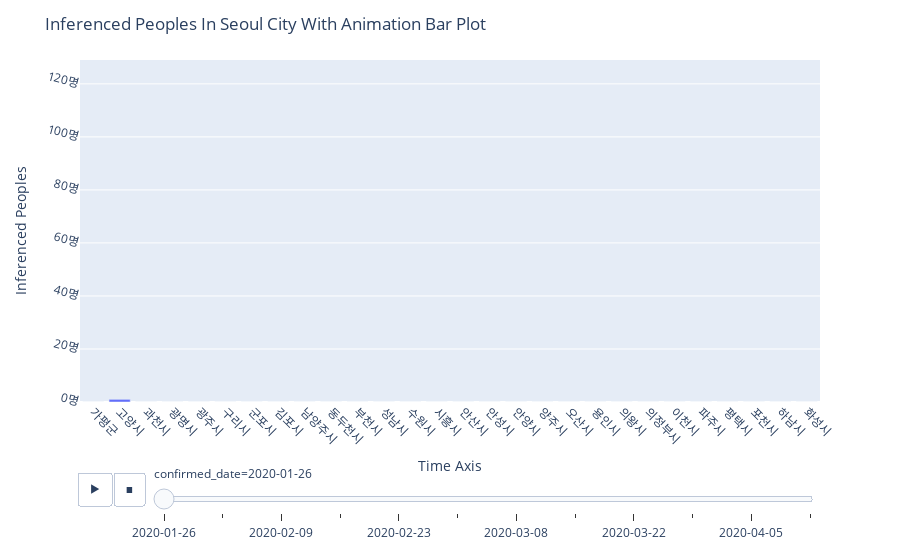

Notebook code for this chart:
### Code cell
plot_confirmed(day7_gyeonggi)

### Figure 1 — Plotly figure (JSON) as saved in the notebook; plotly's stock layout.template omitted (floating-point values rounded to 4 significant figures)
{"data": [{"alignmentgroup": "True", "hovertemplate": "confirmed_date=2020-01-26<br>city=%{x}<br>cum_count=%{y}<extra></extra>", "ids": ["가평군", "고양시", "과천시", "광명시", "광주시", "구리시", "군포시", "김포시", "남양주시", "동두천시", "부천시", "성남시", "수원시", "시흥시", "안산시", "안성시", "안양시", "양주시", "오산시", "용인시", "의왕시", "의정부시", "이천시", "파주시", "평택시", "포천시", "하남시", "화성시"], "legendgroup": "", "marker": {"color": "#636efa"}, "name": "", "offsetgroup": "", "orientation": "v", "showlegend": false, "textposition": "auto", "type": "bar", "x": ["가평군", "고양시", "과천시", "광명시", "광주시", "구리시", "군포시", "김포시", "남양주시", "동두천시", "부천시", "성남시", "수원시", "시흥시", "안산시", "안성시", "안양시", "양주시", "오산시", "용인시", "의왕시", "의정부시", "이천시", "파주시", "평택시", "포천시", "하남시", "화성시"], "xaxis": "x", "y": [0, 1, 0, 0, 0, 0, 0, 0, 0, 0, 0, 0, 0, 0, 0, 0, 0, 0, 0, 0, 0, 0, 0, 0, 0, 0, 0, 0], "yaxis": "y"}], "layout": {"barmode": "relative", "legend": {"tracegroupgap": 0}, "margin": {"t": 60}, "showlegend": false, "sliders": [{"active": 0, "currentvalue": {"prefix": "confirmed_date="}, "len": 0.9, "pad": {"b": 10, "t": 60}, "steps": [{"args": [["2020-01-26"], {"frame": {"duration": 0, "redraw": true}, "fromcurrent": true, "mode": "immediate", "transition": {"duration": 0, "easing": "linear"}}], "label": "2020-01-26", "method": "animate"}, {"args": [["2020-02-02"], {"frame": {"duration": 0, "redraw": true}, "fromcurrent": true, "mode": "immediate", "transition": {"duration": 0, "easing": "linear"}}], "label": "2020-02-02", "method": "animate"}, {"args": [["2020-02-09"], {"frame": {"duration": 0, "redraw": true}, "fromcurrent": true, "mode": "immediate", "transition": {"duration": 0, "easing": "linear"}}], "label": "2020-02-09", "method": "animate"}, {"args": [["2020-02-16"], {"frame": {"duration": 0, "redraw": true}, "fromcurrent": true, "mode": "immediate", "transition": {"duration": 0, "easing": "linear"}}], "label": "2020-02-16", "method": "animate"}, {"args": [["2020-02-23"], {"frame": {"duration": 0, "redraw": true}, "fromcurrent": true, "mode": "immediate", "transition": {"duration": 0, "easing": "linear"}}], "label": "2020-02-23", "method": "animate"}, {"args": [["2020-03-01"], {"frame": {"duration": 0, "redraw": true}, "fromcurrent": true, "mode": "immediate", "transition": {"duration": 0, "easing": "linear"}}], "label": "2020-03-01", "method": "animate"}, {"args": [["2020-03-08"], {"frame": {"duration": 0, "redraw": true}, "fromcurrent": true, "mode": "immediate", "transition": {"duration": 0, "easing": "linear"}}], "label": "2020-03-08", "method": "animate"}, {"args": [["2020-03-15"], {"frame": {"duration": 0, "redraw": true}, "fromcurrent": true, "mode": "immediate", "transition": {"duration": 0, "easing": "linear"}}], "label": "2020-03-15", "method": "animate"}, {"args": [["2020-03-22"], {"frame": {"duration": 0, "redraw": true}, "fromcurrent": true, "mode": "immediate", "transition": {"duration": 0, "easing": "linear"}}], "label": "2020-03-22", "method": "animate"}, {"args": [["2020-03-29"], {"frame": {"duration": 0, "redraw": true}, "fromcurrent": true, "mode": "immediate", "transition": {"duration": 0, "easing": "linear"}}], "label": "2020-03-29", "method": "animate"}, {"args": [["2020-04-05"], {"frame": {"duration": 0, "redraw": true}, "fromcurrent": true, "mode": "immediate", "transition": {"duration": 0, "easing": "linear"}}], "label": "2020-04-05", "method": "animate"}, {"args": [["2020-04-12"], {"frame": {"duration": 0, "redraw": true}, "fromcurrent": true, "mode": "immediate", "transition": {"duration": 0, "easing": "linear"}}], "label": "2020-04-12", "method": "animate"}], "x": 0.1, "xanchor": "left", "y": 0, "yanchor": "top"}], "title": {"text": "Inferenced Peoples In Seoul City With Animation Bar Plot"}, "updatemenus": [{"buttons": [{"args": [null, {"frame": {"duration": 500, "redraw": true}, "fromcurrent": true, "mode": "immediate", "transition": {"duration": 500, "easing": "linear"}}], "label": "&#9654;", "method": "animate"}, {"args": [[null], {"frame": {"duration": 0, "redraw": true}, "fromcurrent": true, "mode": "immediate", "transition": {"duration": 0, "easing": "linear"}}], "label": "&#9724;", "method": "animate"}], "direction": "left", "pad": {"r": 10, "t": 70}, "showactive": false, "type": "buttons", "x": 0.1, "xanchor": "right", "y": 0, "yanchor": "top"}], "xaxis": {"anchor": "y", "domain": [0, 1], "tickangle": 45, "title": {"text": "Time Axis"}}, "yaxis": {"anchor": "x", "domain": [0, 1], "range": [0, 129], "tickangle": 15, "ticksuffix": "명", "title": {"text": "Inferenced Peoples"}}}}
